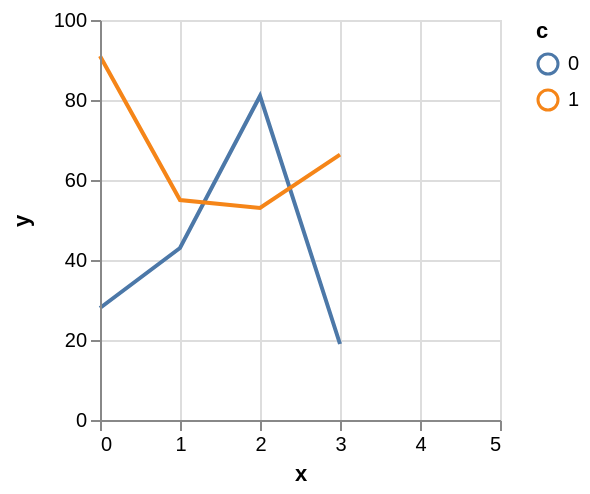

Specify this chart in Vega-Lite:
### Vega specification from a JSON file in a GitHub repository (floating-point values rounded to 4 significant figures)
{"$schema": "https://vega.github.io/schema/vega/v4.json", "autosize": "pad", "padding": 5, "width": 200, "height": 200, "style": "cell", "data": [{"name": "source_0", "values": [{"x": 0, "y": 28, "c": 0}, {"x": 0, "y": 91, "c": 1}, {"x": 1, "y": 43, "c": 0}, {"x": 1, "y": 55, "c": 1}, {"x": 2, "y": 81, "c": 0}, {"x": 2, "y": 53, "c": 1}, {"x": 3, "y": 19, "c": 0}]}, {"name": "data_0", "source": "source_0", "transform": [{"type": "formula", "expr": "toNumber(datum[\"x\"])", "as": "x"}, {"type": "formula", "expr": "toNumber(datum[\"y\"])", "as": "y"}, {"type": "impute", "field": "y", "key": "x", "method": "value", "groupby": ["c"], "value": null}, {"type": "window", "as": ["imputed_y_value"], "ops": ["mean"], "fields": ["y"], "frame": [null, null], "ignorePeers": false, "groupby": ["c"]}, {"type": "formula", "expr": "datum.y === null ? datum.imputed_y_value : datum.y", "as": "y"}]}], "marks": [{"name": "pathgroup", "type": "group", "from": {"facet": {"name": "faceted_path_main", "data": "data_0", "groupby": ["c"]}}, "encode": {"update": {"width": {"field": {"group": "width"}}, "height": {"field": {"group": "height"}}}}, "marks": [{"name": "marks", "type": "line", "style": ["line"], "sort": {"field": "datum[\"x\"]", "order": "descending"}, "from": {"data": "faceted_path_main"}, "encode": {"update": {"stroke": {"scale": "color", "field": "c"}, "x": {"scale": "x", "field": "x"}, "y": {"scale": "y", "field": "y"}, "defined": {"signal": "datum[\"x\"] !== null && !isNaN(datum[\"x\"]) && datum[\"y\"] !== null && !isNaN(datum[\"y\"])"}}}}]}], "scales": [{"name": "x", "type": "linear", "domain": {"data": "data_0", "field": "x"}, "range": [0, {"signal": "width"}], "nice": 1, "zero": false}, {"name": "y", "type": "linear", "domain": {"data": "data_0", "field": "y"}, "range": [{"signal": "height"}, 0], "nice": true, "zero": true}, {"name": "color", "type": "ordinal", "domain": {"data": "data_0", "field": "c", "sort": true}, "range": "category"}], "axes": [{"scale": "x", "orient": "bottom", "grid": false, "title": "x", "labelFlush": true, "labelOverlap": true, "tickCount": {"signal": "ceil(width/40)"}, "zindex": 1}, {"scale": "x", "orient": "bottom", "grid": true, "tickCount": {"signal": "ceil(width/40)"}, "gridScale": "y", "domain": false, "labels": false, "maxExtent": 0, "minExtent": 0, "ticks": false, "zindex": 0}, {"scale": "y", "orient": "left", "grid": false, "title": "y", "labelOverlap": true, "tickCount": {"signal": "ceil(height/40)"}, "zindex": 1}, {"scale": "y", "orient": "left", "grid": true, "tickCount": {"signal": "ceil(height/40)"}, "gridScale": "x", "domain": false, "labels": false, "maxExtent": 0, "minExtent": 0, "ticks": false, "zindex": 0}], "legends": [{"stroke": "color", "title": "c"}], "config": {"axisY": {"minExtent": 30}}}
